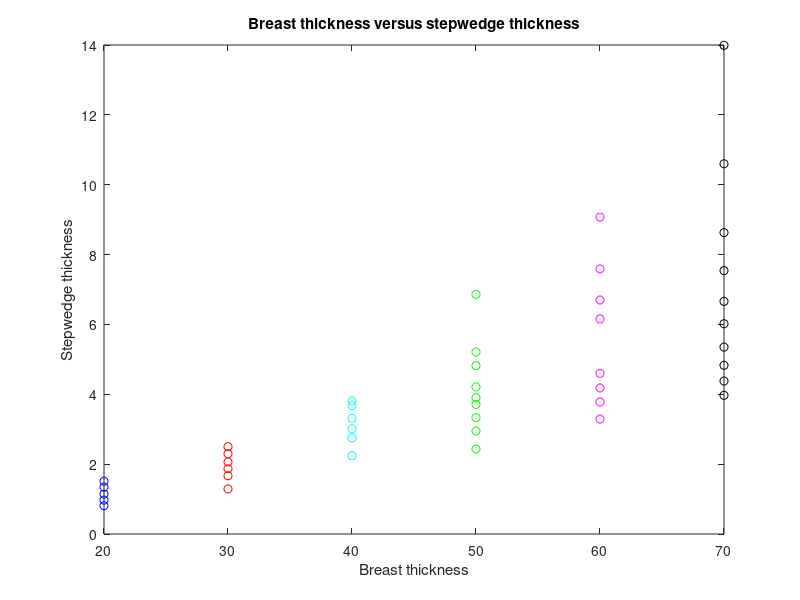
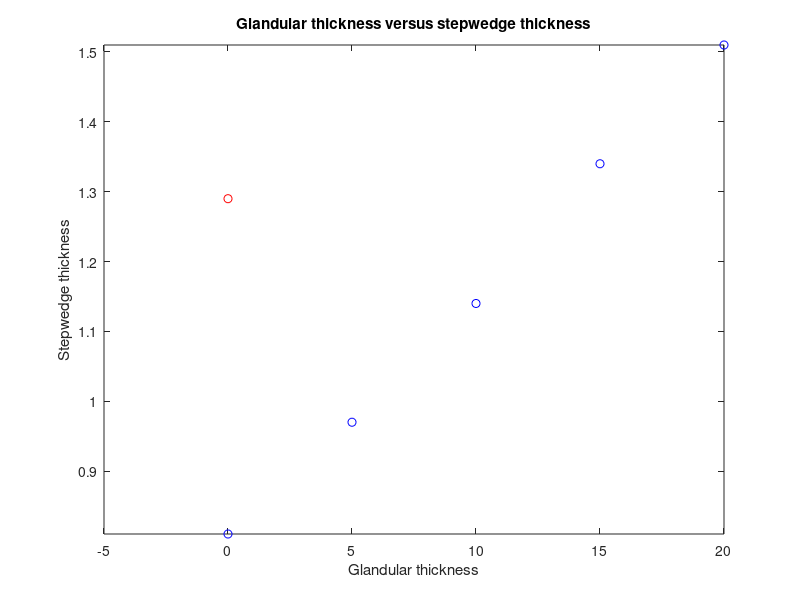
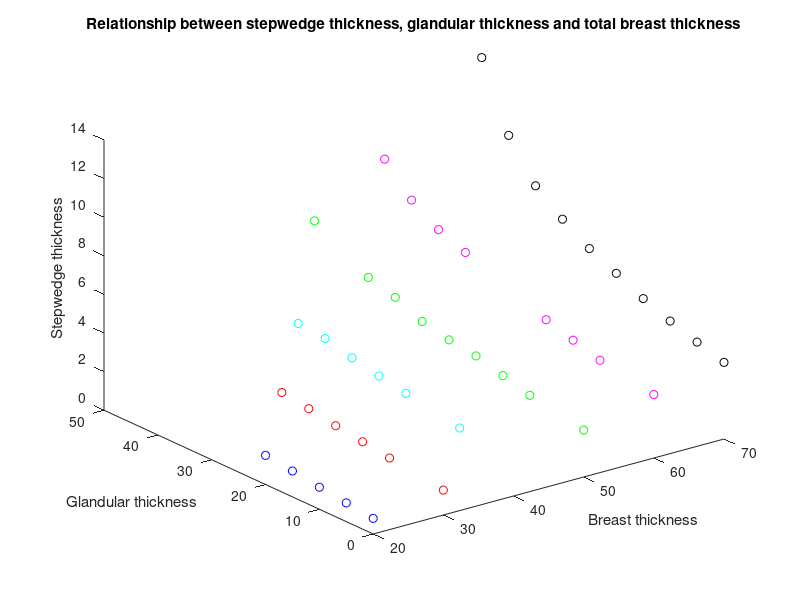
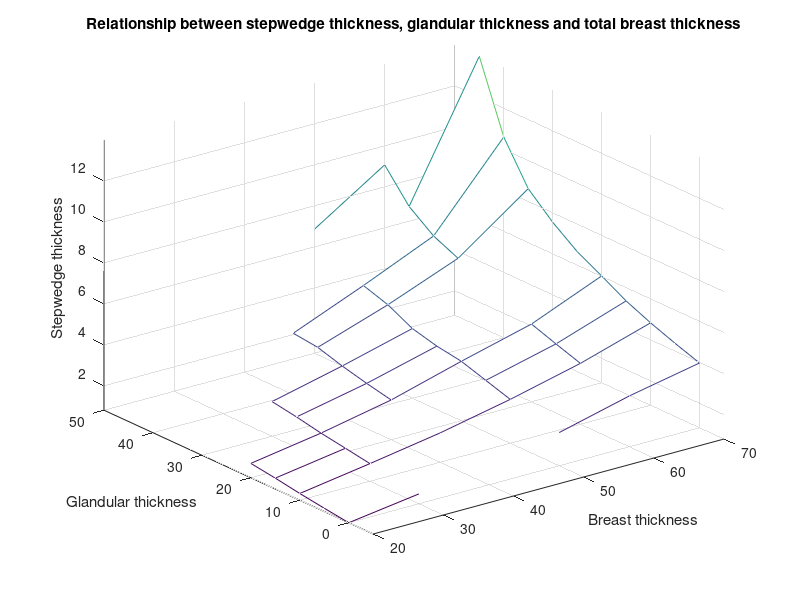

The MATLAB script that drew these images, in order:
% Stepwedge calibration data
% Use this to generate a relationship between gland thickness, breast
% thickness and stepwedge thickness

% x-coordinates = breast thickness

xb1 = [20 20 20 20 20];
xb2 = [30 30 30 30 30 30];
xb3 = [40 40 40 40 40 40];
xb4 = [50 50 50 50 50 50 50 50 50];
xb5 = [60 60 60 60 60 60 60 60];
xb6 = [70 70 70 70 70 70 70 70 70 70];

% y-coordinates = gland thickness

xg1 = [20 15 10 5 0];
xg2 = [30 25 20 15 10 0];
xg3 = [40 35 30 25 20 10];
xg4 = [50 40 35 30 25 20 15 10 0];
xg5 = [50 45 40 35 20 15 10 0];
xg6 = [45 40 35 30 25 20 15 10 5 0];

% z-coordinates = stepwedge thickness

sw1 = [1.51 1.34 1.14 0.97 0.81];
sw2 = [2.50 2.30 2.06 1.87 1.67 1.29];
sw3 = [3.81 3.67 3.31 3.01 2.75 2.24];
sw4 = [6.86 5.21 4.82 4.21 3.90 3.71 3.33 2.95 2.43];
sw5 = [9.07 7.59 6.70 6.16 4.60 4.18 3.78 3.29];
sw6 = [13.99 10.60 8.63 7.54 6.66 6.02 5.35 4.83 4.38 3.97];

figure(1);
plot(xb1,sw1,'bo')
title('Breast thickness versus stepwedge thickness')
xlabel('Breast thickness')
ylabel('Stepwedge thickness')
hold on;
plot(xb2,sw2,'ro')
plot(xb3,sw3,'co')
plot(xb4,sw4,'go')
plot(xb5,sw5,'mo')
plot(xb6,sw6,'ko')

figure(2);
plot(xg1, sw1,'bo')
title('Glandular thickness versus stepwedge thickness')
xlabel('Glandular thickness')
ylabel('Stepwedge thickness')
axis( [-5, Inf, -Inf, Inf] )
hold on;
plot(xg2, sw2,'ro')
plot(xg3, sw3,'co')
plot(xg4, sw4,'go')
plot(xg5, sw5,'mo')
plot(xg6, sw6,'ko')

figure(3);
plot3(xb1, xg1, sw1,'bo')
title('Relationship between stepwedge thickness, glandular thickness and total breast thickness')
xlabel('Breast thickness')
ylabel('Glandular thickness')
zlabel('Stepwedge thickness')
hold on;
plot3(xb2, xg2, sw2,'ro')
plot3(xb3, xg3, sw3,'co')
plot3(xb4, xg4, sw4,'go')
plot3(xb5, xg5, sw5,'mo')
plot3(xb6, xg6, sw6,'ko')

xb = 20:10:70;
xg = 0:5:50;
sw = [0.81 1.29 nan 2.43 3.29 3.97; 0.97 nan nan nan nan 4.38; ...
    1.14 1.67 2.24 2.95 3.78 4.83; 1.34 1.87 nan 3.33 4.18 5.35; ...
    1.51 2.06 2.75 3.71 4.60 6.02; nan 2.30 3.01 3.90 nan 6.66; ...
    nan 2.50 3.31 4.21 nan 7.54; nan nan 3.67 4.82 6.16 8.63; ...
    nan nan 3.81 5.21 6.70 10.60; nan nan nan nan 7.59 13.99; ...
    nan nan nan 6.86 9.07 nan];

figure(4);
[x y] = meshgrid(xb, xg);
mesh(xb, xg, sw)
title('Relationship between stepwedge thickness, glandular thickness and total breast thickness')
xlabel('Breast thickness')
ylabel('Glandular thickness')
zlabel('Stepwedge thickness')
axis( [-Inf, Inf, -5, Inf, -Inf, Inf] )

figure(5);
[xi yi] = meshgrid(20:1:70, 0:1:50);
zi = interp2(xb, xg, sw, xi, yi);
mesh(xi, yi, zi)
axis( [-Inf, Inf, -1, Inf, -Inf, Inf] )

% is this the right thing to do?
% Ideally we require xg = f(xb, sw) rather than sw = f(xb, xg)
% try non-linear interpolation
% even if you can interpolate, you still need to generate the equation for
% the function